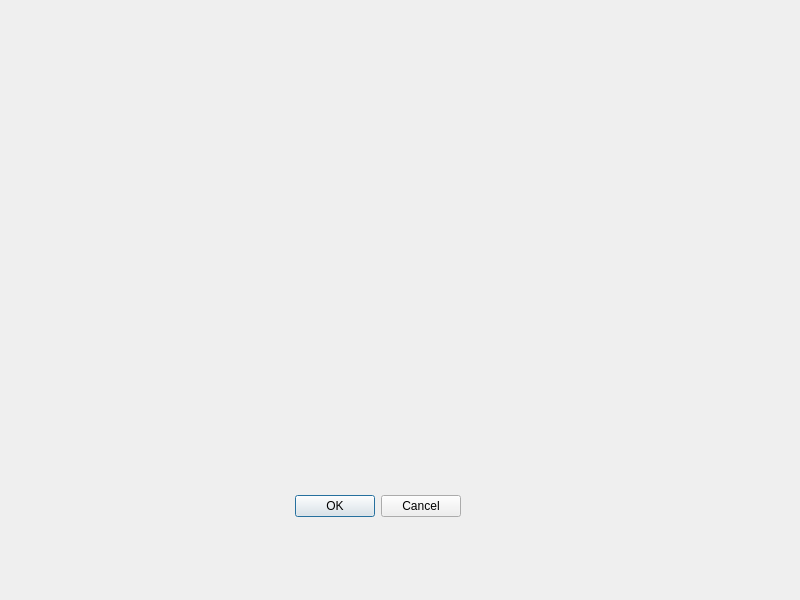
<?xml version="1.0" encoding="UTF-8"?>
<ui version="4.0">
 <class>Dialog</class>
 <widget class="QDialog" name="Dialog">
  <property name="geometry">
   <rect>
    <x>0</x>
    <y>0</y>
    <width>800</width>
    <height>600</height>
   </rect>
  </property>
  <property name="windowTitle">
   <string>Dialog</string>
  </property>
  <widget class="QDialogButtonBox" name="buttonBox">
   <property name="geometry">
    <rect>
     <x>120</x>
     <y>490</y>
     <width>341</width>
     <height>32</height>
    </rect>
   </property>
   <property name="orientation">
    <enum>Qt::Horizontal</enum>
   </property>
   <property name="standardButtons">
    <set>QDialogButtonBox::Cancel|QDialogButtonBox::Ok</set>
   </property>
  </widget>
 </widget>
 <resources/>
 <connections>
  <connection>
   <sender>buttonBox</sender>
   <signal>accepted()</signal>
   <receiver>Dialog</receiver>
   <slot>accept()</slot>
   <hints>
    <hint type="sourcelabel">
     <x>248</x>
     <y>254</y>
    </hint>
    <hint type="destinationlabel">
     <x>157</x>
     <y>274</y>
    </hint>
   </hints>
  </connection>
  <connection>
   <sender>buttonBox</sender>
   <signal>rejected()</signal>
   <receiver>Dialog</receiver>
   <slot>reject()</slot>
   <hints>
    <hint type="sourcelabel">
     <x>316</x>
     <y>260</y>
    </hint>
    <hint type="destinationlabel">
     <x>286</x>
     <y>274</y>
    </hint>
   </hints>
  </connection>
 </connections>
</ui>
